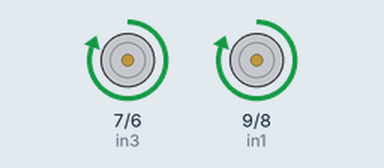
Bench run of a sketch on a simulated Arduino Uno, built with avr-gcc and run on an emulated ATmega328P. On the bench: motor-driver pin pairs drawn as motors (green arrow = first pin HIGH = forward, orange = second pin HIGH = backward, longer = more drive).

Above: at 0.2 s.
Timing chart, 0 to 3.0 s (numbered marks = the images above):
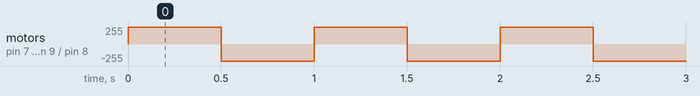

Measured:
- by itself, motor on pin 7 (in3) / pin 6 (in4), motor on pin 9 (in1) / pin 8 (in2): alternates forward 255/255 for 0.50 s and backward 255/255 for 0.50 s

The sketch:

sketch_jan21a_2D.ino
```cpp
int in1 = 9;
int in2 = 8;

int in3 = 7;
int in4 = 6;

void setup() {

  pinMode(in1, OUTPUT);
  pinMode(in2, OUTPUT);
  pinMode(in3, OUTPUT);
  pinMode(in4, OUTPUT);
}
void demoOne() {
  // This function will run the motors in both directions at a fixed speed
  // Turn on motor A
  digitalWrite(in1, HIGH);
  digitalWrite(in2, LOW);
  // Turn on motor B
  digitalWrite(in3, HIGH);
  digitalWrite(in4, LOW);
  delay(500);
  // Now change motor directions
  digitalWrite(in1, LOW);
  digitalWrite(in2, HIGH);
  digitalWrite(in3, LOW);
  digitalWrite(in4, HIGH);
  delay(500);
  // Now turn off motors
  digitalWrite(in1, LOW);
  digitalWrite(in2, LOW);
  digitalWrite(in3, LOW);
  digitalWrite(in4, LOW);
}

void loop() {
  demoOne();
}
```
